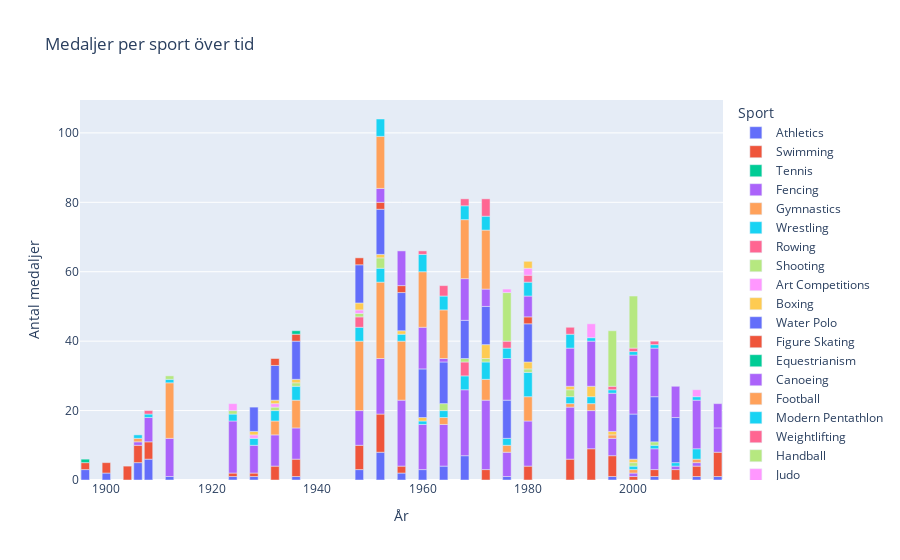

Notebook source saved alongside this figure:
### Code cell
medals = hungary[hungary["Medal"].notnull()]


medals_by_sport_over_time = medals.groupby(["Year", "Sport"]).size().reset_index(name="Count")


fig = px.bar(
    medals_by_sport_over_time,
    x="Year",
    y="Count",
    color="Sport",
    title="Medaljer per sport över tid",
    labels={"Year": "År", "Count": "Antal medaljer", "Sport": "Sport"},
)

fig.show()

### Figure 1 — Plotly figure (JSON) as saved in the notebook; plotly's stock layout.template omitted (floating-point values rounded to 4 significant figures)
{"data": [{"alignmentgroup": "True", "hovertemplate": "Sport=Athletics<br>År=%{x}<br>Antal medaljer=%{y}<extra></extra>", "legendgroup": "Athletics", "marker": {"color": "#636efa", "pattern": {"shape": ""}}, "name": "Athletics", "offsetgroup": "Athletics", "orientation": "v", "showlegend": true, "textposition": "auto", "type": "bar", "x": [1896, 1900, 1906, 1908, 1912, 1924, 1928, 1936, 1948, 1952, 1956, 1960, 1964, 1968, 1976, 1996, 2004, 2012, 2016], "xaxis": "x", "y": [3, 2, 5, 6, 1, 1, 1, 1, 3, 8, 2, 3, 4, 7, 1, 1, 1, 1, 1], "yaxis": "y"}, {"alignmentgroup": "True", "hovertemplate": "Sport=Swimming<br>År=%{x}<br>Antal medaljer=%{y}<extra></extra>", "legendgroup": "Swimming", "marker": {"color": "#EF553B", "pattern": {"shape": ""}}, "name": "Swimming", "offsetgroup": "Swimming", "orientation": "v", "showlegend": true, "textposition": "auto", "type": "bar", "x": [1896, 1900, 1904, 1906, 1908, 1924, 1928, 1932, 1936, 1948, 1952, 1956, 1972, 1980, 1988, 1992, 1996, 2000, 2004, 2008, 2012, 2016], "xaxis": "x", "y": [2, 3, 4, 5, 5, 1, 1, 4, 5, 7, 11, 2, 3, 4, 6, 9, 6, 1, 2, 3, 3, 7], "yaxis": "y"}, {"alignmentgroup": "True", "hovertemplate": "Sport=Tennis<br>År=%{x}<br>Antal medaljer=%{y}<extra></extra>", "legendgroup": "Tennis", "marker": {"color": "#00cc96", "pattern": {"shape": ""}}, "name": "Tennis", "offsetgroup": "Tennis", "orientation": "v", "showlegend": true, "textposition": "auto", "type": "bar", "x": [1896], "xaxis": "x", "y": [1], "yaxis": "y"}, {"alignmentgroup": "True", "hovertemplate": "Sport=Fencing<br>År=%{x}<br>Antal medaljer=%{y}<extra></extra>", "legendgroup": "Fencing", "marker": {"color": "#ab63fa", "pattern": {"shape": ""}}, "name": "Fencing", "offsetgroup": "Fencing", "orientation": "v", "showlegend": true, "textposition": "auto", "type": "bar", "x": [1906, 1908, 1912, 1924, 1928, 1932, 1936, 1948, 1952, 1956, 1960, 1964, 1968, 1972, 1976, 1980, 1988, 1992, 1996, 2000, 2004, 2008, 2012, 2016], "xaxis": "x", "y": [1, 7, 11, 15, 8, 9, 9, 10, 16, 19, 13, 12, 19, 20, 7, 13, 15, 11, 5, 1, 6, 1, 1, 7], "yaxis": "y"}, {"alignmentgroup": "True", "hovertemplate": "Sport=Gymnastics<br>År=%{x}<br>Antal medaljer=%{y}<extra></extra>", "legendgroup": "Gymnastics", "marker": {"color": "#FFA15A", "pattern": {"shape": ""}}, "name": "Gymnastics", "offsetgroup": "Gymnastics", "orientation": "v", "showlegend": true, "textposition": "auto", "type": "bar", "x": [1906, 1912, 1932, 1936, 1948, 1952, 1956, 1964, 1972, 1976, 1980, 1988, 1992, 1996, 2000, 2012], "xaxis": "x", "y": [1, 16, 4, 8, 20, 22, 17, 2, 6, 2, 7, 1, 2, 1, 1, 1], "yaxis": "y"}, {"alignmentgroup": "True", "hovertemplate": "Sport=Wrestling<br>År=%{x}<br>Antal medaljer=%{y}<extra></extra>", "legendgroup": "Wrestling", "marker": {"color": "#19d3f3", "pattern": {"shape": ""}}, "name": "Wrestling", "offsetgroup": "Wrestling", "orientation": "v", "showlegend": true, "textposition": "auto", "type": "bar", "x": [1906, 1908, 1912, 1924, 1928, 1932, 1936, 1948, 1952, 1956, 1960, 1964, 1968, 1972, 1976, 1980, 1988, 1992, 2000, 2004, 2008, 2012], "xaxis": "x", "y": [1, 1, 1, 2, 2, 3, 4, 4, 4, 2, 1, 2, 4, 5, 2, 7, 2, 2, 1, 1, 1, 3], "yaxis": "y"}, {"alignmentgroup": "True", "hovertemplate": "Sport=Rowing<br>År=%{x}<br>Antal medaljer=%{y}<extra></extra>", "legendgroup": "Rowing", "marker": {"color": "#FF6692", "pattern": {"shape": ""}}, "name": "Rowing", "offsetgroup": "Rowing", "orientation": "v", "showlegend": true, "textposition": "auto", "type": "bar", "x": [1908, 1948, 1968], "xaxis": "x", "y": [1, 3, 4], "yaxis": "y"}, {"alignmentgroup": "True", "hovertemplate": "Sport=Shooting<br>År=%{x}<br>Antal medaljer=%{y}<extra></extra>", "legendgroup": "Shooting", "marker": {"color": "#B6E880", "pattern": {"shape": ""}}, "name": "Shooting", "offsetgroup": "Shooting", "orientation": "v", "showlegend": true, "textposition": "auto", "type": "bar", "x": [1912, 1924, 1932, 1936, 1948, 1952, 1964, 1968, 1972, 1980, 1988, 2000, 2004], "xaxis": "x", "y": [1, 1, 1, 1, 1, 3, 2, 1, 1, 1, 2, 1, 1], "yaxis": "y"}, {"alignmentgroup": "True", "hovertemplate": "Sport=Art Competitions<br>År=%{x}<br>Antal medaljer=%{y}<extra></extra>", "legendgroup": "Art Competitions", "marker": {"color": "#FF97FF", "pattern": {"shape": ""}}, "name": "Art Competitions", "offsetgroup": "Art Competitions", "orientation": "v", "showlegend": true, "textposition": "auto", "type": "bar", "x": [1924, 1928, 1932, 1948], "xaxis": "x", "y": [2, 1, 1, 1], "yaxis": "y"}, {"alignmentgroup": "True", "hovertemplate": "Sport=Boxing<br>År=%{x}<br>Antal medaljer=%{y}<extra></extra>", "legendgroup": "Boxing", "marker": {"color": "#FECB52", "pattern": {"shape": ""}}, "name": "Boxing", "offsetgroup": "Boxing", "orientation": "v", "showlegend": true, "textposition": "auto", "type": "bar", "x": [1928, 1932, 1936, 1948, 1952, 1956, 1960, 1972, 1980, 1988, 1992, 1996, 2000], "xaxis": "x", "y": [1, 1, 1, 2, 1, 1, 1, 4, 2, 1, 3, 1, 1], "yaxis": "y"}, {"alignmentgroup": "True", "hovertemplate": "Sport=Water Polo<br>År=%{x}<br>Antal medaljer=%{y}<extra></extra>", "legendgroup": "Water Polo", "marker": {"color": "#636efa", "pattern": {"shape": ""}}, "name": "Water Polo", "offsetgroup": "Water Polo", "orientation": "v", "showlegend": true, "textposition": "auto", "type": "bar", "x": [1928, 1932, 1936, 1948, 1952, 1956, 1960, 1964, 1968, 1972, 1976, 1980, 2000, 2004, 2008], "xaxis": "x", "y": [7, 10, 11, 11, 13, 11, 14, 12, 11, 11, 11, 11, 13, 13, 13], "yaxis": "y"}, {"alignmentgroup": "True", "hovertemplate": "Sport=Figure Skating<br>År=%{x}<br>Antal medaljer=%{y}<extra></extra>", "legendgroup": "Figure Skating", "marker": {"color": "#EF553B", "pattern": {"shape": ""}}, "name": "Figure Skating", "offsetgroup": "Figure Skating", "orientation": "v", "showlegend": true, "textposition": "auto", "type": "bar", "x": [1932, 1936, 1948, 1952, 1956, 1980], "xaxis": "x", "y": [2, 2, 2, 2, 2, 2], "yaxis": "y"}, {"alignmentgroup": "True", "hovertemplate": "Sport=Equestrianism<br>År=%{x}<br>Antal medaljer=%{y}<extra></extra>", "legendgroup": "Equestrianism", "marker": {"color": "#00cc96", "pattern": {"shape": ""}}, "name": "Equestrianism", "offsetgroup": "Equestrianism", "orientation": "v", "showlegend": true, "textposition": "auto", "type": "bar", "x": [1936], "xaxis": "x", "y": [1], "yaxis": "y"}, {"alignmentgroup": "True", "hovertemplate": "Sport=Canoeing<br>År=%{x}<br>Antal medaljer=%{y}<extra></extra>", "legendgroup": "Canoeing", "marker": {"color": "#ab63fa", "pattern": {"shape": ""}}, "name": "Canoeing", "offsetgroup": "Canoeing", "orientation": "v", "showlegend": true, "textposition": "auto", "type": "bar", "x": [1952, 1956, 1960, 1964, 1968, 1972, 1976, 1980, 1988, 1992, 1996, 2000, 2004, 2008, 2012, 2016], "xaxis": "x", "y": [4, 10, 12, 1, 12, 5, 12, 6, 11, 13, 11, 17, 14, 9, 14, 7], "yaxis": "y"}, {"alignmentgroup": "True", "hovertemplate": "Sport=Football<br>År=%{x}<br>Antal medaljer=%{y}<extra></extra>", "legendgroup": "Football", "marker": {"color": "#FFA15A", "pattern": {"shape": ""}}, "name": "Football", "offsetgroup": "Football", "orientation": "v", "showlegend": true, "textposition": "auto", "type": "bar", "x": [1952, 1960, 1964, 1968, 1972], "xaxis": "x", "y": [15, 16, 14, 17, 17], "yaxis": "y"}, {"alignmentgroup": "True", "hovertemplate": "Sport=Modern Pentathlon<br>År=%{x}<br>Antal medaljer=%{y}<extra></extra>", "legendgroup": "Modern Pentathlon", "marker": {"color": "#19d3f3", "pattern": {"shape": ""}}, "name": "Modern Pentathlon", "offsetgroup": "Modern Pentathlon", "orientation": "v", "showlegend": true, "textposition": "auto", "type": "bar", "x": [1952, 1960, 1964, 1968, 1972, 1976, 1980, 1988, 1992, 1996, 2000, 2004, 2012], "xaxis": "x", "y": [5, 5, 4, 4, 4, 3, 4, 4, 1, 1, 1, 1, 1], "yaxis": "y"}, {"alignmentgroup": "True", "hovertemplate": "Sport=Weightlifting<br>År=%{x}<br>Antal medaljer=%{y}<extra></extra>", "legendgroup": "Weightlifting", "marker": {"color": "#FF6692", "pattern": {"shape": ""}}, "name": "Weightlifting", "offsetgroup": "Weightlifting", "orientation": "v", "showlegend": true, "textposition": "auto", "type": "bar", "x": [1960, 1964, 1968, 1972, 1976, 1980, 1988, 1996, 2000, 2004], "xaxis": "x", "y": [1, 3, 2, 5, 2, 2, 2, 1, 1, 1], "yaxis": "y"}, {"alignmentgroup": "True", "hovertemplate": "Sport=Handball<br>År=%{x}<br>Antal medaljer=%{y}<extra></extra>", "legendgroup": "Handball", "marker": {"color": "#B6E880", "pattern": {"shape": ""}}, "name": "Handball", "offsetgroup": "Handball", "orientation": "v", "showlegend": true, "textposition": "auto", "type": "bar", "x": [1976, 1996, 2000], "xaxis": "x", "y": [14, 16, 15], "yaxis": "y"}, {"alignmentgroup": "True", "hovertemplate": "Sport=Judo<br>År=%{x}<br>Antal medaljer=%{y}<extra></extra>", "legendgroup": "Judo", "marker": {"color": "#FF97FF", "pattern": {"shape": ""}}, "name": "Judo", "offsetgroup": "Judo", "orientation": "v", "showlegend": true, "textposition": "auto", "type": "bar", "x": [1976, 1980, 1992, 2012], "xaxis": "x", "y": [1, 2, 4, 2], "yaxis": "y"}, {"alignmentgroup": "True", "hovertemplate": "Sport=Sailing<br>År=%{x}<br>Antal medaljer=%{y}<extra></extra>", "legendgroup": "Sailing", "marker": {"color": "#FECB52", "pattern": {"shape": ""}}, "name": "Sailing", "offsetgroup": "Sailing", "orientation": "v", "showlegend": true, "textposition": "auto", "type": "bar", "x": [1980], "xaxis": "x", "y": [2], "yaxis": "y"}], "layout": {"barmode": "relative", "legend": {"title": {"text": "Sport"}, "tracegroupgap": 0}, "title": {"text": "Medaljer per sport över tid"}, "xaxis": {"anchor": "y", "domain": [0, 1], "title": {"text": "År"}}, "yaxis": {"anchor": "x", "domain": [0, 1], "title": {"text": "Antal medaljer"}}}}
